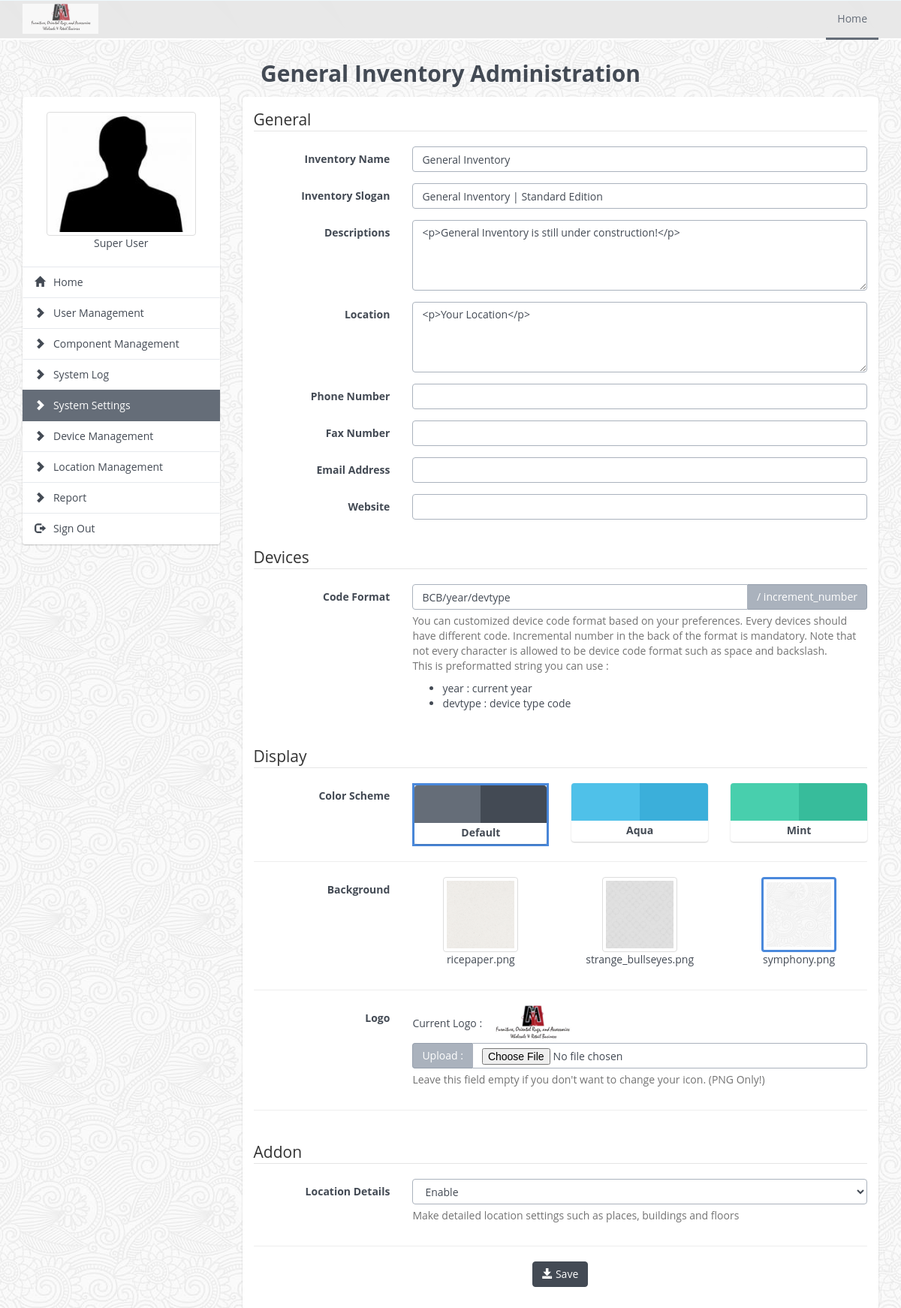
Screenshot of /system_settings.php (signed in) with the database file from the repository.
### tables this page shows
CREATE TABLE `system_settings` (
  `setting_name` varchar(50) NOT NULL COMMENT 'Setting Name',
  `setting_value` text NOT NULL COMMENT 'Values',
  `active` enum('yes','no') NOT NULL DEFAULT 'yes',
  `created_by` varchar(30) NOT NULL,
  `created_date` datetime NOT NULL,
  `updated_by` varchar(30) NOT NULL,
  `updated_date` datetime NOT NULL,
  `revision` tinyint(3) NOT NULL DEFAULT '0',
  PRIMARY KEY (`setting_name`)
);

CREATE TABLE `component` (
  `component_id` int(11) NOT NULL AUTO_INCREMENT,
  `component_name` varchar(30) NOT NULL COMMENT 'Component Name',
  `component_page` varchar(100) NOT NULL COMMENT 'Component Page',
  `component_type` enum('system','standard') NOT NULL DEFAULT 'standard' COMMENT 'Component Type',
  `active` enum('yes','no') NOT NULL DEFAULT 'yes' COMMENT 'Active Status',
  `created_by` varchar(30) NOT NULL,
  `created_date` datetime NOT NULL,
  `updated_by` varchar(30) NOT NULL,
  `updated_date` datetime NOT NULL,
  `revision` tinyint(3) NOT NULL DEFAULT '0',
  PRIMARY KEY (`component_id`)
);

### system_settings.php (the view, shortened to what the rows shown need)
<?php
require_once(__DIR__ . '/lib/db.class.php');
require_once(__DIR__ . '/class/user.class.php');
$userClass = new UserClass();
require_once(__DIR__ . '/class/inventory.class.php');
$invClass  = new Inventory();
if (!isset($_SESSION['username']) && !isset($_SESSION['level'])) {
	if (isset($_POST['username']) && isset($_POST['password']) && isset($_POST['action']) && $_POST['action']=="sign_in") {
		$userClass->sign_in($_POST['username'], $_POST['password']);
	}
	else {
		header("Location: ./index.php");
		die();
	}
}
else if (isset($_SESSION['username']) && isset($_SESSION['level']) && $_SESSION['username']!="" && $_SESSION['level']!="") {
	if (isset($_POST['action']) && $_POST['action']=="sign_out") {
		$userClass->sign_out();
	}
	else {
		include("./include/include_header.php");
		?>
    	<div class="col-lg-9 col-md-9 col-sm-12 col-xs-12">
    		<div class="panel panel-primary">
    			<div class="panel-body">
    				<form name="form_settings" action="" method="post" enctype="multipart/form-data" class="form-horizontal">
    					<legend>General</legend>
		    			<div class="form-group">
		    				<label for="inventory_name" class="control-label col-sm-3">Inventory Name</label>
		    				<div class="col-sm-9">
			    				<input type="text" name="inventory_name" id="inventory_name" class="form-control" value="<?php echo $invClass->setting_data("inventory_name"); ?>">
		    				</div>
		    			</div>
		    			<div class="form-group">
		    				<label for="inventory_slogan" class="control-label col-sm-3">Inventory Slogan</label>
		    				<div class="col-sm-9">
			    				<input type="text" name="inventory_slogan" id="inventory_slogan" class="form-control" value="<?php echo $invClass->setting_data("inventory_slogan"); ?>">
		    				</div>
		    			</div>
		    			<div class="form-group">
		    				<label for="inventory_description" class="control-label col-sm-3">Descriptions</label>
		    				<div class="col-sm-9">
			    				<textarea name="inventory_description" id="inventory_description" class="form-control" rows="4" style="resize:vertical; max-height:150px;"><?php echo $invClass->setting_data("inventory_description"); ?></textarea>
			    			</div>
		    			</div>
		    			<div class="form-group">
		    				<label for="inventory_location" class="control-label col-sm-3">Location</label>
		    				<div class="col-sm-9">
			    				<textarea name="inventory_location" id="inventory_location" class="form-control" rows="4" style="resize:vertical; max-height:150px;"><?php echo $invClass->setting_data("inventory_location"); ?></textarea>
			    			</div>
		    			</div>
		    			<div class="form-group">
		    				<label for="inventory_phone_number" class="control-label col-sm-3">Phone Number</label>
		    				<div class="col-sm-9">
			    				<input type="text" name="inventory_phone_number" id="inventory_phone_number" class="form-control" value="<?php echo $invClass->setting_data("inventory_phone_number"); ?>">
		    				</div>
		    			</div>
		    			<div class="form-group">
		    				<label for="inventory_fax_number" class="control-label col-sm-3">Fax Number</label>
		    				<div class="col-sm-9">
			    				<input type="text" name="inventory_fax_number" id="inventory_fax_number" class="form-control" value="<?php echo $invClass->setting_data("inventory_fax_number"); ?>">
		    				</div>
		    			</div>
		    			<div class="form-group">
		    				<label for="inventory_email" class="control-label col-sm-3">Email Address</label>
		    				<div class="col-sm-9">
			    				<input type="email" name="inventory_email" id="inventory_email" class="form-control" value="<?php echo $invClass->setting_data("inventory_email"); ?>">
		    				</div>
		    			</div>
		    			<div class="form-group">
		    				<label for="inventory_website" class="control-label col-sm-3">Website</label>
		    				<div class="col-sm-9">
			    				<input type="text" name="inventory_website" id="inventory_website" class="form-control" value="<?php echo $invClass->setting_data("inventory_website"); ?>">
		    				</div>
		    			</div>
		    			<br>
		    			<legend>Devices</legend>
						<div class="form-group">
		    				<label for="inventory_website" class="control-label col-sm-3">Code Format</label>
		    				<div class="col-sm-9">
		    					<div class="input-group">
				    				<input type="text" name="device_code_format" id="device_code_format" class="form-control" value="<?php echo $invClass->setting_data("device_code_format"); ?>">
		    						<div class="input-group-addon">/ increment_number</div>
		    					</div>
		    					<p class="help-block">You can customized device code format based on your preferences. Every devices should have different code. Incremental number in the back of the format is mandatory. Note that not every character is allowed to be device code format such as space and backslash.
		    					<br>
		    					This is preformatted string you can use :
									<ul>
										<li>year    : current year </li>
										<li>devtype : device type code </li>
									</ul>
		    					</p>
		    				</div>
		    			</div>
		    			<br>
		    			<legend>Display</legend>
		    			<div class="form-group">
		    				<?php
		    					$current_color_scheme = $invClass->setting_data("color_scheme");
		    				?>
		    				<label class="control-label col-sm-3">Color Scheme</label>
		    				<div class="col-sm-9">
		    					<div class="row">
		    						<div class="col-sm-4">
		    							<div class="color-swatches" id="site-default.min.css" style="cursor:pointer;<?php if ($current_color_scheme=="site-default.min.css") { echo "border:solid #4A89DC;"; } ?>" onclick="set_color_scheme(this.id)">
							                <div class="swatches">
							                    <div class="clearfix">
							                        <div class="pull-left light" style="background-color:#656D78"></div>
							                        <div class="pull-right dark" style="background-color:#434A54"></div>
							                    </div>
							                    <div class="infos text-center">
							                        <h4>Default</h4>
							                    </div>
							                </div>
							            </div>
		    						</div>
		    						<div class="col-sm-4">
		    							<div class="color-swatches" id="site-aqua.min.css" style="cursor:pointer;<?php if ($current_color_scheme=="site-aqua.min.css") { echo "border:solid #4A89DC;"; } ?>" onclick="set_color_scheme(this.id)">
							                <div class="swatches">
							                    <div class="clearfix">
							                        <div class="pull-left light" style="background-color:#4FC1E9"></div>
							                        <div class="pull-right dark" style="background-color:#3BAFDA"></div>
							                    </div>
							                    <div class="infos text-center">
							                        <h4>Aqua</h4>
							                    </div>
							                </div>
							            </div>
		    						</div>
		    						<div class="col-sm-4">
		    							<div class="color-swatches" id="site-mint.min.css" style="cursor:pointer;<?php if ($current_color_scheme=="site-mint.min.css") { echo "border:solid #4A89DC;"; } ?>" onclick="set_color_scheme(this.id)">
							                <div class="swatches">
							                    <div class="clearfix">
							                        <div class="pull-left light" style="background-color:#48CFAD"></div>
							                        <div class="pull-right dark" style="background-color:#37BC9B"></div>
							                    </div>
							                    <div class="infos text-center">
							                        <h4>Mint</h4>
							                    </div>
							                </div>
							            </div>
		    						</div>
		    					</div>
		    				</div>
		    			</div>
		    			<hr class="dashed" />
		    			<div class="form-group">
		    				<label for="inventory_website" class="control-label col-sm-3">Background</label>
		    				<div class="col-sm-9">
		    					<div class="row">
			    				<?php
			    					$current_background = $invClass->setting_data("body_background");
									$dirname     = "assets/images/backgrounds/";
									$images_path = glob($dirname."*.png");
									foreach($images_path as $image_path) {
											$explode_image_path = explode("/", $image_path);
											$count_explode = count($explode_image_path);
											$image_name = $explode_image_path[$count_explode-1];
										if ($current_background==$image_name) {
											echo "<div class='col-sm-4 text-center'><img src='$image_path' name='$image_name' id='$image_name' class='img-thumbnail bg-image' style='height:100px; border:solid #4A89DC; cursor:pointer' title='$image_name' onclick=\"set_body_background(this.id)\" /> <p>$image_name</p></div>";
										}
										else {
											echo "<div class='col-sm-4 text-center'><img src='$image_path' name='$image_name' id='$image_name' class='img-thumbnail bg-image' style='height:100px; cursor:pointer' title='$image_name' onclick=\"set_body_background(this.id)\" /> <p>$image_name</p> </div>";
										}
									}
			    				?>
		    					</div>
		    				</div>
		    			</div>
		    			<hr class="dashed" />
		    			<div class="form-group">
		    				<label for="inventory_logo" class="control-label col-sm-3">Logo</label>
		    				<div class="col-sm-9">
			    				Current Logo : <img src="./assets/images/<?php if ($invClass->setting_data("inventory_logo")!="") { echo $invClass->setting_data("inventory_logo"); } else {echo "logo.png";} ?>" height="50">
			    				<br>
			    				<div class="input-group">
			                        <span class="input-group-addon">Upload : </span>
			                        <input type="file" name="inventory_logo" id="inventory_logo" class="form-control">
			                    </div>
		                        <span class="help-block">Leave this field empty if you don't want to change your icon. (PNG Only!)</span>
			    			</div>
		    			</div>
		    			<hr class="dashed" />
		    			<br>
		    			<legend>Addon</legend>
						<?php
							$current_location_details = $invClass->setting_data("location_details");
						?>
		    			<div class="form-group">
		    				<label class="control-label col-sm-3">Location Details</label>
		    				<div class="col-sm-9">
		    					<select name="location_details" id="location_details" class="form-control">
		    						<option value="enable" <?php if ($current_location_details=="enable"): ?>selected<?php endif ?>>Enable</option>
		    					</select>
		    					<span class="help-block">Make detailed location settings such as places, buildings and floors</span>
		    				</div>
		    			</div>
		    			<hr class="dashed" />
    					<div class="form-group">
    						<div class="col-sm-12 text-center">
	    						<button type="button" class="btn btn-primary" id="confirm_save_system_settings"><i class="glyphicon glyphicon-save"></i> Save</button>
    						</div>
    					</div>
    				</form>
    			</div>
    		</div>
    	</div>
	<?php
		include("./include/include_footer.php");
	}
}
?>

### include/include_header.php (shortened to what the rows shown need)
<?php
	$current_page      = basename($_SERVER['PHP_SELF']);
	$main_menu_array   = $invClass->main_menu($_SESSION['privileges']);
	$display_menu      = "";
	foreach ($main_menu_array as $main_menu) {
		$component_name = $main_menu['component_name'];
		$component_page = $main_menu['component_page'];
		if ($current_page==$component_page) {
			$display_menu .= "<a href='$component_page' class='list-group-item active' title='$component_name'><i class='glyphicon glyphicon-chevron-right'></i> &nbsp; $component_name</a>";
		} else {
			$display_menu .= "<a href='$component_page' class='list-group-item' title='$component_name'><i class='glyphicon glyphicon-chevron-right'></i> &nbsp; $component_name</a>";
		}
		if ($current_page=="dashboard.php") {
			$home_link = "active";
		} else {
			$home_link = "";
		}
	}
?>
	<!DOCTYPE html>
		<html>
		<head>
			<link rel="stylesheet" type="text/css" href="./assets/css/<?php if ($invClass->setting_data("color_scheme")!="") { echo $invClass->setting_data("color_scheme"); } else {echo "site-default.min.css";} ?>">
			<link rel="stylesheet" type="text/css" href="./assets/plugins/pace/pace.css">
		</head>
		<body background="./assets/images/backgrounds/<?php if ($invClass->setting_data("body_background")!="") { echo $invClass->setting_data("body_background"); } else {echo "symphony.png";} ?>">
			<div class="docs-header">
				<nav class="navbar navbar-default navbar-custom" role="navigation">
					<div class="container">
						<div class="navbar-header">
							<a class="navbar-brand" href="#">
								<img src="./assets/images/<?php if ($invClass->setting_data("inventory_logo")!="") { echo $invClass->setting_data("inventory_logo"); } else {echo "logo.png";} ?>" height="40">
							</a>
						</div>
						<div class="collapse navbar-collapse">
							<ul class="nav navbar-nav navbar-right">
								<li><a class="nav-link current" href="dashboard.php" >Home</a></li>
							</ul>
						</div>
					</div>
				</nav>
			</div>
			<div class="container document">
				<div class="row">
					<div class="col-lg-12 col-md-12 col-sm-12 col-xs-12">
						<h3 class="text-center">
							<?php
							if ($invClass->setting_data("inventory_name")!="") {
								echo $invClass->setting_data("inventory_name");
							} else {
								echo "Inventory System";
							} ?>  Administration
						</h3>
					</div>
				</div>
			</div>
			<div class="container document">
				<div class="row">
					<div class="col-lg-3 col-md-3 col-sm-12 col-xs-12">
						<div class="list-group">
							<li class="list-group-item">
								<div class="text-center">
									<a href='my_profile.php' class='list-group-item text-center' title='My Profile'>
										<img src="<?php echo $_SESSION['user_photo'] ?>" class="img-thumbnail" height="120px" /><br>
										<?php echo $_SESSION['first_name']. " " .$_SESSION['last_name'] ?>
									</a>
								</div>
							</li>
							<a href="dashboard.php" class="list-group-item <?php echo $home_link; ?>" title="Dashboard"><i class="glyphicon glyphicon-home"></i> &nbsp; Home</a>
							<?php
								echo $display_menu;
							?>
							<a href="#" class="list-group-item" id="sign_out" title="Sign Out"><i class="glyphicon glyphicon-log-out"></i> &nbsp; Sign Out</a>
						</div>
					</div>

### rows the page displays
system_settings: setting_value (picture)
system_settings: setting_value "General Inventory", inventory_name "General Inventory"
component: component_name "User Management"
component: component_name "Component Management"
component: component_name "System Log"
component: component_name "System Settings"
component: component_name "Device Management"
component: component_name "Location Management"
component: component_name "Report"
system_settings: inventory_slogan "General Inventory | Standard Edition"
system_settings: inventory_description "<p>General Inventory is still under construction!</p>"
system_settings: inventory_location "<p>Your Location</p>"
system_settings: device_code_format "BCB/year/devtype"
system_settings: location_details "Enable"

### other values shown
$_SESSION['first_name'] "Super"
$_SESSION['last_name'] "User"
$image_name "ricepaper.png"
$image_name "strange_bullseyes.png"
$image_name "symphony.png"
